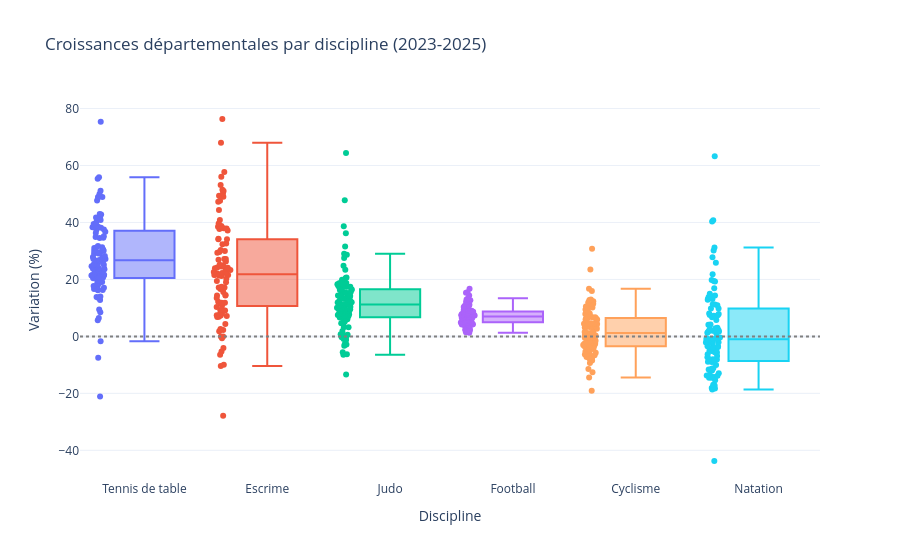

Notebook source saved alongside this figure:
### Markdown cell above
## 1. Vue macroscopique : les grands événements créent-ils mécaniquement un boom des licences ?

### 1.1. Trajectoire du mouvement sportif français et cycles olympiques (2002-2025)
Avant d'isoler des disciplines précises, nous replaçons l'édition de Paris 2024 dans l'historique long du sport fédéral français depuis 2002 afin de distinguer la tendance structurelle des chocs olympiques.

### Code cell
# Dispersion départementale des taux de croissance (Boxplot)
feds_dispersion = {
    "Tennis de table": CODES_CLES["FFTT"],
    "Escrime": CODES_CLES["FFE"],
    "Judo": CODES_CLES["FFJDA"],
    "Football": CODES_CLES["FFF"],
    "Cyclisme": CODES_CLES["FFC"],
    "Natation": CODES_CLES["FFN"],
}
vz.plot_boxplot_dispersion_departementale(df_licences, feds_dispersion, 2023, 2025).show()

### Figure 1 — Plotly figure (JSON) as saved in the notebook; plotly's stock layout.template omitted (floating-point values rounded to 4 significant figures; data arrays with more than 128 entries replaced by an {"elided": "..."} marker saying what was removed)
{"data": [{"alignmentgroup": "True", "boxpoints": "all", "customdata": {"elided": "100x3 mixed values"}, "hovertemplate": "Discipline=%{x}<br>Variation (%)=%{y}<br>departement=%{customdata[0]}<br>lic_deb=%{customdata[1]}<br>lic_fin=%{customdata[2]}<extra></extra>", "legendgroup": "Tennis de table", "marker": {"color": "#636efa"}, "name": "Tennis de table", "notched": false, "offsetgroup": "Tennis de table", "orientation": "v", "showlegend": true, "type": "box", "x": ["Tennis de table", "Tennis de table", "Tennis de table", "Tennis de table", "Tennis de table", "Tennis de table", "Tennis de table", "Tennis de table", "Tennis de table", "Tennis de table", "Tennis de table", "Tennis de table", "Tennis de table", "Tennis de table", "Tennis de table", "Tennis de table", "Tennis de table", "Tennis de table", "Tennis de table", "Tennis de table", "Tennis de table", "Tennis de table", "Tennis de table", "Tennis de table", "Tennis de table", "Tennis de table", "Tennis de table", "Tennis de table", "Tennis de table", "Tennis de table", "Tennis de table", "Tennis de table", "Tennis de table", "Tennis de table", "Tennis de table", "Tennis de table", "Tennis de table", "Tennis de table", "Tennis de table", "Tennis de table", "Tennis de table", "Tennis de table", "Tennis de table", "Tennis de table", "Tennis de table", "Tennis de table", "Tennis de table", "Tennis de table", "Tennis de table", "Tennis de table", "Tennis de table", "Tennis de table", "Tennis de table", "Tennis de table", "Tennis de table", "Tennis de table", "Tennis de table", "Tennis de table", "Tennis de table", "Tennis de table", "Tennis de table", "Tennis de table", "Tennis de table", "Tennis de table", "Tennis de table", "Tennis de table", "Tennis de table", "Tennis de table", "Tennis de table", "Tennis de table", "Tennis de table", "Tennis de table", "Tennis de table", "Tennis de table", "Tennis de table", "Tennis de table", "Tennis de table", "Tennis de table", "Tennis de table", "Tennis de table", "Tennis de table", "Tennis de table", "Tennis de table", "Tennis de table", "Tennis de table", "Tennis de table", "Tennis de table", "Tennis de table", "Tennis de table", "Tennis de table", "Tennis de table", "Tennis de table", "Tennis de table", "Tennis de table", "Tennis de table", "Tennis de table", "Tennis de table", "Tennis de table", "Tennis de table", "Tennis de table"], "x0": " ", "xaxis": "x", "y": [30.08, 24.63, 21.38, 55.36, 38.32, 39.24, 42.97, 21.14, 48.92, 27.68, 48.82, 41.78, 37.51, 25.16, 27.18, 30.1, 29.13, 19.42, 22.64, 20.66, 41.95, 16.67, 42.78, 22.12, 23.58, 21.35, 23.95, 25.25, 75.31, 27.87, 51.09, 34.88, 25.9, 34.61, 25.01, 39.46, 20.53, 21.61, 38.92, 31.19, 26.64, 16.28, 13.81, 16.82, 17.71, 6.487, 48.91, 25.17, -21.13, 22.82, 23.86, 14.04, 40.06, 12.75, -1.699, 5.697, 34.54, 17.03, 19.57, 20.38, 30.08, 20.79, 18.7, 30.48, 40.87, 55.84, 28.19, 37.39, 22.91, 27.2, 24.47, 19.12, 20.46, -7.503, 21.56, 38.29, 17.58, 36.71, 9.455, 16.23, 26.85, 38.62, 27.18, 38.13, 31.74, 22.48, 8.447, 29.61, 23.75, 18.49, 36.26, 29.13, 29.44, 35.19, 31.01, 31.29, 13.55, 47.7, 50.0, 38.47], "y0": " ", "yaxis": "y"}, {"alignmentgroup": "True", "boxpoints": "all", "customdata": {"elided": "96x3 mixed values"}, "hovertemplate": "Discipline=%{x}<br>Variation (%)=%{y}<br>departement=%{customdata[0]}<br>lic_deb=%{customdata[1]}<br>lic_fin=%{customdata[2]}<extra></extra>", "legendgroup": "Escrime", "marker": {"color": "#EF553B"}, "name": "Escrime", "notched": false, "offsetgroup": "Escrime", "orientation": "v", "showlegend": true, "type": "box", "x": ["Escrime", "Escrime", "Escrime", "Escrime", "Escrime", "Escrime", "Escrime", "Escrime", "Escrime", "Escrime", "Escrime", "Escrime", "Escrime", "Escrime", "Escrime", "Escrime", "Escrime", "Escrime", "Escrime", "Escrime", "Escrime", "Escrime", "Escrime", "Escrime", "Escrime", "Escrime", "Escrime", "Escrime", "Escrime", "Escrime", "Escrime", "Escrime", "Escrime", "Escrime", "Escrime", "Escrime", "Escrime", "Escrime", "Escrime", "Escrime", "Escrime", "Escrime", "Escrime", "Escrime", "Escrime", "Escrime", "Escrime", "Escrime", "Escrime", "Escrime", "Escrime", "Escrime", "Escrime", "Escrime", "Escrime", "Escrime", "Escrime", "Escrime", "Escrime", "Escrime", "Escrime", "Escrime", "Escrime", "Escrime", "Escrime", "Escrime", "Escrime", "Escrime", "Escrime", "Escrime", "Escrime", "Escrime", "Escrime", "Escrime", "Escrime", "Escrime", "Escrime", "Escrime", "Escrime", "Escrime", "Escrime", "Escrime", "Escrime", "Escrime", "Escrime", "Escrime", "Escrime", "Escrime", "Escrime", "Escrime", "Escrime", "Escrime", "Escrime", "Escrime", "Escrime", "Escrime"], "x0": " ", "xaxis": "x", "y": [34.13, 22.27, 22.52, -27.82, 22.12, 10.93, 11.81, 38.33, 29.63, 2.564, -9.942, 25.19, 14.31, 51.52, 39.62, 50.17, 1.765, 21.53, 24.23, 25.0, -6.458, 68.0, 11.79, 21.6, 49.39, 56.06, 9.259, 37.84, 14.56, 32.36, 37.14, 38.77, 19.46, 17.45, 24.51, 26.27, 16.62, 0.0, 6.829, 6.897, 37.92, 0.0, 17.14, 15.61, 47.24, 47.61, 44.39, 7.294, 30.34, 7.143, 8.0, 53.12, 24.11, 21.55, 12.2, 7.676, 23.96, 9.231, 23.27, 13.5, 32.58, 2.206, -4.11, 29.4, 22.58, 20.22, 27.14, 40.87, 10.33, 57.67, 7.436, 21.58, 18.98, 23.63, 21.21, 76.32, 22.05, 17.19, -5.333, 9.125, 51.07, 27.13, 26.92, 37.7, 34.11, 14.38, -0.6711, 11.51, 21.53, 34.3, 29.94, 21.34, 38.49, 4.348, -10.42, 49.03], "y0": " ", "yaxis": "y"}, {"alignmentgroup": "True", "boxpoints": "all", "customdata": {"elided": "100x3 mixed values"}, "hovertemplate": "Discipline=%{x}<br>Variation (%)=%{y}<br>departement=%{customdata[0]}<br>lic_deb=%{customdata[1]}<br>lic_fin=%{customdata[2]}<extra></extra>", "legendgroup": "Judo", "marker": {"color": "#00cc96"}, "name": "Judo", "notched": false, "offsetgroup": "Judo", "orientation": "v", "showlegend": true, "type": "box", "x": ["Judo", "Judo", "Judo", "Judo", "Judo", "Judo", "Judo", "Judo", "Judo", "Judo", "Judo", "Judo", "Judo", "Judo", "Judo", "Judo", "Judo", "Judo", "Judo", "Judo", "Judo", "Judo", "Judo", "Judo", "Judo", "Judo", "Judo", "Judo", "Judo", "Judo", "Judo", "Judo", "Judo", "Judo", "Judo", "Judo", "Judo", "Judo", "Judo", "Judo", "Judo", "Judo", "Judo", "Judo", "Judo", "Judo", "Judo", "Judo", "Judo", "Judo", "Judo", "Judo", "Judo", "Judo", "Judo", "Judo", "Judo", "Judo", "Judo", "Judo", "Judo", "Judo", "Judo", "Judo", "Judo", "Judo", "Judo", "Judo", "Judo", "Judo", "Judo", "Judo", "Judo", "Judo", "Judo", "Judo", "Judo", "Judo", "Judo", "Judo", "Judo", "Judo", "Judo", "Judo", "Judo", "Judo", "Judo", "Judo", "Judo", "Judo", "Judo", "Judo", "Judo", "Judo", "Judo", "Judo", "Judo", "Judo", "Judo", "Judo"], "x0": " ", "xaxis": "x", "y": [7.033, 4.595, 3.19, -6.312, 11.47, 18.72, 17.56, 6.137, 28.66, 11.21, -6.432, 20.47, 12.77, 11.87, 38.71, 6.767, 14.14, 13.6, 10.31, -2.835, 14.33, 17.64, 15.51, 8.215, 13.89, 7.976, 13.46, 14.35, -13.36, 31.56, 1.898, 11.22, 47.81, 11.98, 24.79, 15.32, 6.059, 18.32, 9.498, 28.97, 8.145, 23.42, 0.4752, -0.8934, 7.511, 17.44, -2.692, 0.7217, -5.546, 13.14, 7.304, 8.441, -0.2899, 27.54, 5.188, 9.886, 18.28, 16.33, 9.65, 12.28, 7.116, 18.63, 17.43, 19.85, 12.51, 3.228, 36.24, 18.67, 16.2, 7.785, 9.521, -3.326, 12.14, 15.48, 14.1, 64.36, 16.7, 10.91, 9.208, 18.2, 14.93, -1.276, 0.5527, 4.606, 6.635, 8.69, 14.19, 16.45, 18.69, 10.58, 5.992, 11.11, 10.36, 9.438, 9.837, 10.01, 20.66, 6.631, 16.29, -0.2832], "y0": " ", "yaxis": "y"}, {"alignmentgroup": "True", "boxpoints": "all", "customdata": {"elided": "100x3 mixed values"}, "hovertemplate": "Discipline=%{x}<br>Variation (%)=%{y}<br>departement=%{customdata[0]}<br>lic_deb=%{customdata[1]}<br>lic_fin=%{customdata[2]}<extra></extra>", "legendgroup": "Football", "marker": {"color": "#ab63fa"}, "name": "Football", "notched": false, "offsetgroup": "Football", "orientation": "v", "showlegend": true, "type": "box", "x": ["Football", "Football", "Football", "Football", "Football", "Football", "Football", "Football", "Football", "Football", "Football", "Football", "Football", "Football", "Football", "Football", "Football", "Football", "Football", "Football", "Football", "Football", "Football", "Football", "Football", "Football", "Football", "Football", "Football", "Football", "Football", "Football", "Football", "Football", "Football", "Football", "Football", "Football", "Football", "Football", "Football", "Football", "Football", "Football", "Football", "Football", "Football", "Football", "Football", "Football", "Football", "Football", "Football", "Football", "Football", "Football", "Football", "Football", "Football", "Football", "Football", "Football", "Football", "Football", "Football", "Football", "Football", "Football", "Football", "Football", "Football", "Football", "Football", "Football", "Football", "Football", "Football", "Football", "Football", "Football", "Football", "Football", "Football", "Football", "Football", "Football", "Football", "Football", "Football", "Football", "Football", "Football", "Football", "Football", "Football", "Football", "Football", "Football", "Football", "Football"], "x0": " ", "xaxis": "x", "y": [6.537, 8.504, 6.358, 9.029, 7.581, 8.433, 6.631, 5.369, 6.005, 5.226, 12.92, 5.045, 7.496, 7.63, 1.425, 9.294, 6.527, 4.903, 4.208, 9.621, 4.965, 16.75, 3.866, 9.408, 8.066, 3.794, 4.838, 8.064, 14.35, 13.4, 12.67, 7.55, 2.261, 7.026, 10.72, 7.349, 4.166, 3.076, 6.616, 4.968, 4.972, 3.727, 5.868, 4.34, 6.546, 6.005, 7.858, 8.175, 7.717, 7.757, 5.164, 4.887, 8.652, 6.769, 1.243, 10.26, 7.017, 4.109, 10.31, 6.206, 7.568, 3.791, 9.085, 7.759, 4.718, 7.08, 12.11, 6.183, 7.549, 3.43, 9.67, 4.295, 4.597, 10.65, 11.57, 8.538, 4.311, 8.656, 4.305, 5.033, 12.16, 6.997, 7.875, 11.12, 10.77, 7.358, 5.469, 2.301, 4.753, 7.906, 2.656, 8.764, 6.697, 7.542, 5.282, 5.704, 11.14, 9.126, 15.35, 15.47], "y0": " ", "yaxis": "y"}, {"alignmentgroup": "True", "boxpoints": "all", "customdata": {"elided": "100x3 mixed values"}, "hovertemplate": "Discipline=%{x}<br>Variation (%)=%{y}<br>departement=%{customdata[0]}<br>lic_deb=%{customdata[1]}<br>lic_fin=%{customdata[2]}<extra></extra>", "legendgroup": "Cyclisme", "marker": {"color": "#FFA15A"}, "name": "Cyclisme", "notched": false, "offsetgroup": "Cyclisme", "orientation": "v", "showlegend": true, "type": "box", "x": ["Cyclisme", "Cyclisme", "Cyclisme", "Cyclisme", "Cyclisme", "Cyclisme", "Cyclisme", "Cyclisme", "Cyclisme", "Cyclisme", "Cyclisme", "Cyclisme", "Cyclisme", "Cyclisme", "Cyclisme", "Cyclisme", "Cyclisme", "Cyclisme", "Cyclisme", "Cyclisme", "Cyclisme", "Cyclisme", "Cyclisme", "Cyclisme", "Cyclisme", "Cyclisme", "Cyclisme", "Cyclisme", "Cyclisme", "Cyclisme", "Cyclisme", "Cyclisme", "Cyclisme", "Cyclisme", "Cyclisme", "Cyclisme", "Cyclisme", "Cyclisme", "Cyclisme", "Cyclisme", "Cyclisme", "Cyclisme", "Cyclisme", "Cyclisme", "Cyclisme", "Cyclisme", "Cyclisme", "Cyclisme", "Cyclisme", "Cyclisme", "Cyclisme", "Cyclisme", "Cyclisme", "Cyclisme", "Cyclisme", "Cyclisme", "Cyclisme", "Cyclisme", "Cyclisme", "Cyclisme", "Cyclisme", "Cyclisme", "Cyclisme", "Cyclisme", "Cyclisme", "Cyclisme", "Cyclisme", "Cyclisme", "Cyclisme", "Cyclisme", "Cyclisme", "Cyclisme", "Cyclisme", "Cyclisme", "Cyclisme", "Cyclisme", "Cyclisme", "Cyclisme", "Cyclisme", "Cyclisme", "Cyclisme", "Cyclisme", "Cyclisme", "Cyclisme", "Cyclisme", "Cyclisme", "Cyclisme", "Cyclisme", "Cyclisme", "Cyclisme", "Cyclisme", "Cyclisme", "Cyclisme", "Cyclisme", "Cyclisme", "Cyclisme", "Cyclisme", "Cyclisme", "Cyclisme", "Cyclisme"], "x0": " ", "xaxis": "x", "y": [8.64, -5.759, -7.143, -8.283, 8.012, 9.009, 6.726, -7.728, 6.497, 23.52, -9.337, -1.95, -4.68, 4.27, -6.195, -2.269, 9.275, 6.239, -19.06, -0.501, -3.422, -2.57, -3.988, 6.681, 6.404, 7.149, 0.221, -3.21, 0.6024, -7.216, 12.3, 4.41, 4.386, 5.955, 2.712, 1.151, -14.45, 1.218, 4.498, -3.488, -6.32, 3.248, -3.496, -7.038, -4.264, -2.622, -0.4348, 30.73, 4.4, -4.117, -0.1876, 1.226, 7.865, -1.961, -3.034, 5.398, -0.565, -3.122, -11.43, 11.56, 10.05, 2.707, -3.301, 4.597, 5.965, -1.511, -12.61, 10.87, 3.442, 9.474, 3.421, -0.3021, -5.267, 16.72, 15.9, 11.48, 1.521, 1.168, 0.2743, -4.882, -6.653, -2.029, -1.529, 11.91, 3.455, 0.6763, 12.81, -8.425, 3.674, 4.639, 12.31, 3.229, 10.12, 10.51, -5.709, 12.91, -7.701, 3.322, -1.541, 3.077], "y0": " ", "yaxis": "y"}, {"alignmentgroup": "True", "boxpoints": "all", "customdata": {"elided": "100x3 mixed values"}, "hovertemplate": "Discipline=%{x}<br>Variation (%)=%{y}<br>departement=%{customdata[0]}<br>lic_deb=%{customdata[1]}<br>lic_fin=%{customdata[2]}<extra></extra>", "legendgroup": "Natation", "marker": {"color": "#19d3f3"}, "name": "Natation", "notched": false, "offsetgroup": "Natation", "orientation": "v", "showlegend": true, "type": "box", "x": ["Natation", "Natation", "Natation", "Natation", "Natation", "Natation", "Natation", "Natation", "Natation", "Natation", "Natation", "Natation", "Natation", "Natation", "Natation", "Natation", "Natation", "Natation", "Natation", "Natation", "Natation", "Natation", "Natation", "Natation", "Natation", "Natation", "Natation", "Natation", "Natation", "Natation", "Natation", "Natation", "Natation", "Natation", "Natation", "Natation", "Natation", "Natation", "Natation", "Natation", "Natation", "Natation", "Natation", "Natation", "Natation", "Natation", "Natation", "Natation", "Natation", "Natation", "Natation", "Natation", "Natation", "Natation", "Natation", "Natation", "Natation", "Natation", "Natation", "Natation", "Natation", "Natation", "Natation", "Natation", "Natation", "Natation", "Natation", "Natation", "Natation", "Natation", "Natation", "Natation", "Natation", "Natation", "Natation", "Natation", "Natation", "Natation", "Natation", "Natation", "Natation", "Natation", "Natation", "Natation", "Natation", "Natation", "Natation", "Natation", "Natation", "Natation", "Natation", "Natation", "Natation", "Natation", "Natation", "Natation", "Natation", "Natation", "Natation", "Natation"], "x0": " ", "xaxis": "x", "y": [-6.232, -8.949, -5.104, -15.38, 3.037, -11.95, 4.128, -18.69, -12.95, 10.91, 8.036, 2.241, 6.697, 7.225, -14.09, 19.41, -7.903, 1.029, -11.19, -8.97, -14.21, -1.134, -8.114, -14.53, 13.1, -4.829, 13.85, 2.285, -3.811, 40.74, -8.713, 9.757, -16.96, 1.725, -8.559, 11.15, -17.24, -8.056, -2.159, -0.7763, -1.264, 7.425, 1.969, -13.84, 5.775, -5.605, 31.16, 27.81, 63.25, -0.3576, -11.4, 21.86, 30.17, 14.32, 7.858, -14.55, 9.816, 11.3, -4.948, -6.876, -3.471, -1.036, 1.754, 13.44, -2.209, 14.09, 40.33, -10.06, -2.047, -1.662, 2.892, 2.508, -2.069, -0.6416, 16.94, -3.725, -13.7, 14.98, -2.265, 1.943, -18.12, -11.66, -3.472, -43.75, 4.176, -7.347, 19.28, -17.68, -8.862, 1.286, -13.45, 7.553, 12.83, -0.8945, 13.55, -5.62, 25.84, 13.14, -18.31, 19.79], "y0": " ", "yaxis": "y"}], "layout": {"boxmode": "overlay", "legend": {"title": {"text": "Discipline"}, "tracegroupgap": 0}, "shapes": [{"line": {"color": "gray", "dash": "dot"}, "type": "line", "x0": 0, "x1": 1, "xref": "x domain", "y0": 0, "y1": 0, "yref": "y"}], "showlegend": false, "title": {"text": "Croissances départementales par discipline (2023-2025)"}, "xaxis": {"anchor": "y", "categoryarray": ["Tennis de table", "Escrime", "Judo", "Football", "Cyclisme", "Natation"], "categoryorder": "array", "domain": [0, 1], "title": {"text": "Discipline"}}, "yaxis": {"anchor": "x", "domain": [0, 1], "title": {"text": "Variation (%)"}}}}
